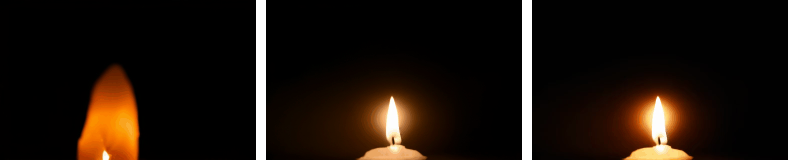
#> input picture 08-video-opsd-i2v/docs/figures/duel/airy_candle_dark.gif, 1576 x 320 px (shown at 1/2 size); its folder holds only this picture in this run
$ python fix_all_gifs.py
#> lines starting #> are read from the running program, lines starting #| are printed output that depends on the picture
"""Re-process ALL GIFs to use a single global palette.
Eliminates inter-frame color flashing caused by per-frame quantization.
Also applies mild temporal smoothing to reduce brightness spikes."""
import os, glob
from pathlib import Path
from PIL import Image
import numpy as np

ROOT = Path(__file__).resolve().parent.parent


def load_gif_frames(gif_path):
    """Load all frames from a GIF as RGB PIL images."""
    g = Image.open(gif_path)
    frames = []
    try:
        while True:
            frames.append(g.convert("RGB").copy())
            g.seek(g.tell() + 1)
    except EOFError:
        pass
    # Get duration
    g.seek(0)
    duration = g.info.get("duration", 125)
    return frames, duration


def temporal_smooth_brightness(frames, strength=0.3):
    """Mild temporal smoothing to reduce sudden brightness spikes between frames.
    Blends each frame slightly toward the running average brightness."""
    if len(frames) < 2:
        return frames

    smoothed = []
    arrays = [np.array(f, dtype=np.float32) for f in frames]

    # Compute per-frame mean brightness
    means = [a.mean() for a in arrays]
    # Running average
    avg = means[0]

    for i, (arr, mean_b) in enumerate(zip(arrays, means)):
        if i == 0:
            smoothed.append(frames[i])
            continue
        avg = avg * 0.7 + mean_b * 0.3
        # If this frame is much brighter than running avg, pull it back
        if mean_b > avg * 1.15:  # >15% brighter = spike
            ratio = avg / mean_b
            # Blend toward average brightness
            adj = arr * (1.0 - strength + strength * ratio)
            adj = np.clip(adj, 0, 255).astype(np.uint8)
            smoothed.append(Image.fromarray(adj))
        elif mean_b < avg * 0.85:  # >15% darker = dip
            ratio = avg / mean_b
            adj = arr * (1.0 - strength + strength * ratio)
            adj = np.clip(adj, 0, 255).astype(np.uint8)
            smoothed.append(Image.fromarray(adj))
        else:
            smoothed.append(frames[i])

    return smoothed


def save_gif_global_palette(frames_rgb, out_path, duration=125):
    """Save frames with a single global palette -- no flicker."""
    if not frames_rgb:
        return 0

    # Build global palette from a representative sample of frames
    # Combine pixels from first, middle, and last frame for better coverage
    sample_indices = [0, len(frames_rgb) // 2, len(frames_rgb) - 1]
    sample_frames = [frames_rgb[i] for i in sample_indices if i < len(frames_rgb)]

    # Concatenate samples vertically for palette generation
    w = sample_frames[0].width
    total_h = sum(f.height for f in sample_frames)
    combined = Image.new("RGB", (w, total_h))
    y = 0
    for f in sample_frames:
        combined.paste(f, (0, y))
        y += f.height

    palette_img = combined.quantize(colors=256, method=Image.Quantize.MEDIANCUT)

    quantized = []
    for fr in frames_rgb:
        q = fr.quantize(palette=palette_img, dither=Image.Dither.FLOYDSTEINBERG)
        quantized.append(q)

    quantized[0].save(
        str(out_path),
        save_all=True,
        append_images=quantized[1:],
        duration=duration,
        loop=0,
        optimize=False,
    )
    return os.path.getsize(out_path)


def process_gif(gif_path):
    """Load, smooth, re-palette, save."""
    frames, duration = load_gif_frames(gif_path)
#> in load_gif_frames, g is the input picture: PIL image 1576x320 P; mean R, G, B 28.6, 18.4, 11
#> the loop in load_gif_frames, `while True:` made 16 passes
#> after the loop in load_gif_frames, `while True:`: frames = 16 items
    if not frames:
        print(f"  SKIP (no frames): {gif_path}")
        return

    old_size = os.path.getsize(gif_path)

    # Temporal brightness smoothing
    frames = temporal_smooth_brightness(frames, strength=0.35)

    # Re-save with global palette
    new_size = save_gif_global_palette(frames, gif_path, duration=duration)

    pct = (new_size - old_size) / old_size * 100 if old_size > 0 else 0
    print(f"  {os.path.basename(gif_path)}: {old_size//1024}KB -> {new_size//1024}KB ({pct:+.0f}%)")


def main():
    gif_dirs = [
        ROOT / "docs/figures/duel",
        ROOT / "docs/figures/tier2_new",
        ROOT / "docs/figures/eval_compare",
        ROOT / "docs/figures",  # loose GIFs in root
    ]

    total = 0
    for d in gif_dirs:
        gifs = sorted(d.glob("*.gif")) if d.exists() else []
        if not gifs:
            continue
        print(f"\n=== {d.relative_to(ROOT)} ({len(gifs)} GIFs) ===")
        for g in gifs:
            process_gif(g)
#> in process_gif, `frames, duration = load_gif_frames(gif_path)`: duration = 120
#> in temporal_smooth_brightness, `arrays = [np.array(f, dtype=np.float32) for f in frames]`: arrays = 16 items
#> in temporal_smooth_brightness, `means = [a.mean() for a in arrays]`: means = [19.34, 19.13, 19.13, 19.04, 19.02, 20.01, 20.52, 20.73, 21.38, 22.03, 22.67, 23.92, 25.09, 24.28, 24.55, 26.56]
#> in temporal_smooth_brightness, `avg = means[0]`: avg = 19.34
#> the loop in temporal_smooth_brightness, `for i, (arr, mean_b) in enumerate(zip(arrays, means)):` made 16 passes
#> (mean_b, avg) on passes 2 to 13: (19.13, 19.28), (19.13, 19.23), (19.04, 19.18), (19.02, 19.13), (20.01, 19.4), (20.52, 19.73), (20.73, 20.03), (21.38, 20.44), (22.03, 20.92), (22.67, 21.44), (23.92, 22.19), (25.09, 23.06)
#> mean_b on pass 1: 19.34
#> after the loop in temporal_smooth_brightness, `for i, (arr, mean_b) in enumerate(zip(arrays, means)):`: avg = 24.6; smoothed = 16 items
#> in save_gif_global_palette, `sample_indices = [0, len(frames_rgb) // 2, len(frames_rgb) - 1]`: sample_indices = [0, 8, 15]
#> in save_gif_global_palette, `sample_frames = [frames_rgb[i] for i in sample_indices if i < len(fram..`: sample_frames = 3 items
#> in save_gif_global_palette, `total_h = sum(f.height for f in sample_frames)`: total_h = 960
#> in save_gif_global_palette, `combined = Image.new("RGB", (w, total_h))`: combined: PIL image 1576x960 RGB; every value is 0
#> the loop in save_gif_global_palette, `for f in sample_frames:` made 3 passes
#> y on passes 1 to 3: 320, 640, 960
#> after the loop in save_gif_global_palette, `for f in sample_frames:`:
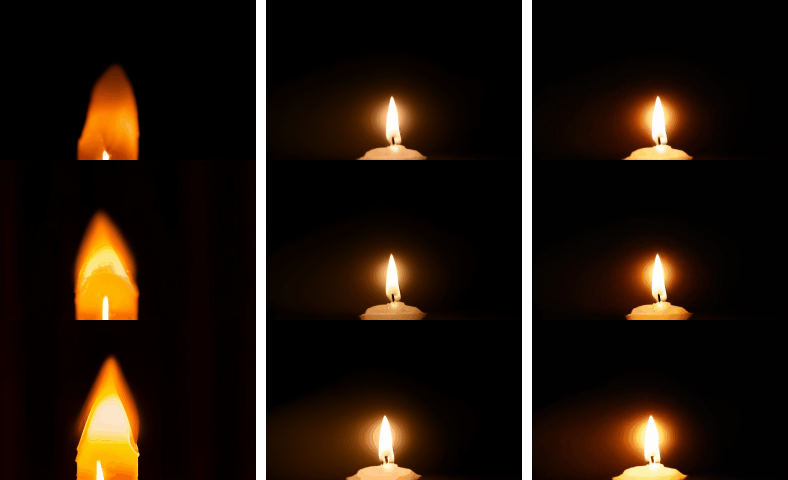
#> combined: PIL image 1576x960 RGB (shown at 1/2 size); mean R, G, B 33.5, 21.7, 12.1
#> the loop in save_gif_global_palette, `for fr in frames_rgb:` made 16 passes
#> after the loop in save_gif_global_palette, `for fr in frames_rgb:`: quantized = 16 items
#> in process_gif, `new_size = save_gif_global_palette(frames, gif_path, duration=duration)`: new_size = 1984034
#> in process_gif, `pct = (new_size - old_size) / old_size * 100 if old_size > 0 else 0`: pct = 7.25
#|   airy_candle_dark.gif: 1806KB -> 1937KB (+7%)
            total += 1

    print(f"\nDone! Fixed {total} GIFs total.")


if __name__ == "__main__":
    main()
